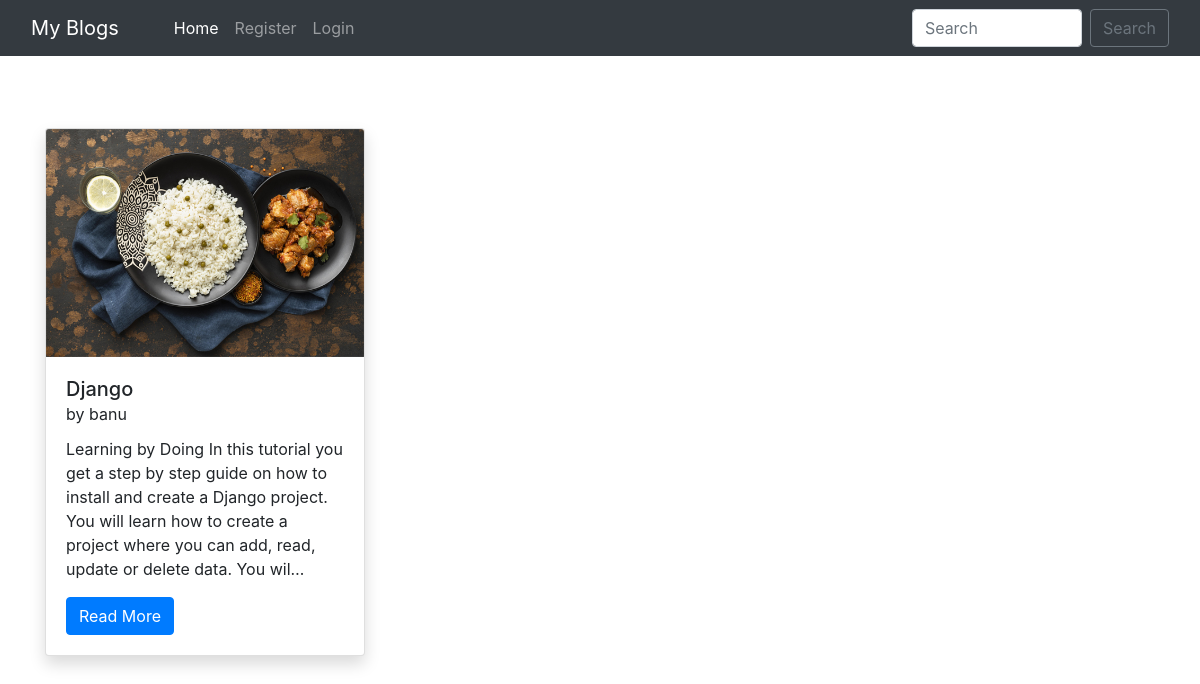
The page / on the database its author committed.
### home/models.py (models this page shows, shortened)
class BlogPost(models.Model):
    title = models.CharField(max_length=255)
    author = models.ForeignKey(User, on_delete=models.CASCADE)
    slug = models.CharField(max_length=130)
    content = models.TextField()
    image = models.ImageField(upload_to="profile_pics", blank=True, null=True)
    dateTime = models.DateTimeField(auto_now_add=True)

### home/views.py (the view)
# urls.py: path("", views.blogs, name="blogs"),
def blogs(request):
    posts = BlogPost.objects.all()
    posts = BlogPost.objects.filter().order_by('-dateTime')
    return render(request, "blog.html", {'posts': posts})

### home/templates/blog.html (shortened to what this page needs)
{% extends 'base.html' %}
{% block homeactive %} active {% endblock homeactive %}
{% block body %}
<div class="container mt-5 mb-3">
    <div class="row">
        {% for post in posts %}
        <div class="col-lg-4 my-4">
            <div class="card shadow" style="width: 20rem; height: 33rem;">
                <img src="/media/{{post.image}}" class="card-img-top" alt="..." height="250px">
                <div class="card-body">
                  <h5 class="card-title">{{post.title}} <br><small>by {{post.author}}</small></h5>
                  <p class="card-text">{{post.content| truncatechars:210}}</p>
                  <a href="blog/{{post.slug}}" class="btn btn-primary">Read More {% if user.is_superuser %}<a href="delete_blog_post/{{post.slug}}/" class="btn btn-danger mx-4">Delete Blog</a>{% endif %}</a>
                </div>
              </div>
        </div>
        {% endfor %}
    </div>
</div>
{% endblock %}

### home/templates/base.html (shortened to what this page needs)
<!doctype html>
<html lang="en">
  <head>
    <link href="//maxcdn.bootstrapcdn.com/bootstrap/4.1.1/css/bootstrap.min.css" rel="stylesheet" id="bootstrap-css">
    <link href="https://cdn.jsdelivr.net/npm/bootstrap@5.0.2/dist/css/bootstrap.min.css" rel="stylesheet">
    <link rel="stylesheet" href="https://maxcdn.bootstrapcdn.com/bootstrap/4.0.0/css/bootstrap.min.css">
  </head>
  <body>
    <nav class="navbar navbar-expand-lg navbar-dark bg-dark sticky-top">
        <div class="container-fluid">
          <a class="navbar-brand" href="#">My Blogs</a>
          <div class="collapse navbar-collapse" id="navbarSupportedContent">
          <div class="container mx-3">
            <ul class="navbar-nav me-auto mb-2 mb-lg-0">
              <li class="nav-item">
                <a class="nav-link {% block homeactive %} {% endblock homeactive %}" aria-current="page" href="/">Home</a>
              </li>
              {% if user.is_authenticated %}
              <li class="nav-item">
                <a class="nav-link {% block add_blogs_active %} {% endblock add_blogs_active %}" href="/add_blogs/">Add Blogs</a>
              </li>
              <li class="nav-item">
                <a class="nav-link active" href="#">Hello {{request.user}}</a>
              </li>
              <li class="nav-item">
                <a class="nav-link {% block profileactive %} {% endblock profileactive %}" href="/profile/">Profile</a>
              </li>
              <li class="nav-item">
                <a class="nav-link" href="/logout/">Logout</a>
              </li>
              {% else %}
              <li class="nav-item">
                <a class="nav-link {% block registeractive %} {% endblock registeractive %}" href="/register/">Register</a>
              </li>
               <li class="nav-item">
                <a class="nav-link {% block loginactive %} {% endblock loginactive %}" href="/login/">Login</a>
              </li>
              {% endif %}
            </ul>
            </div>
            <form class="d-flex" method="POST" action="/search/"> {% csrf_token %}
              <input class="form-control me-2" type="search" placeholder="Search" name="searched" id="searched" aria-label="Search">
              <button href="/search/" class="btn btn-outline-secondary" type="submit">Search</button>
            </form>
          </div>
        </div>
      </nav>
      {% block body %}
      {% endblock %}
</body>
</html>

### rows shown on the page
BlogPost: image (picture), title "Django", author "banu", content "Learning by Doing In this tutorial you get a step by step guide on how to install and create a Django project. You will learn how to create a project where you can add, read, update or delete data. You wil…"
